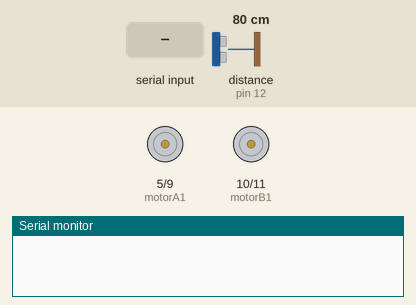
Simulated run of this sketch. Board: Arduino Uno, built with avr-gcc and run on an emulated ATmega328P. Parts: motor-driver pin pairs drawn as motors (green arrow = first pin HIGH = forward, orange = second pin HIGH = backward, longer = more drive), the last lines printed to the serial monitor. The inputs (shaded band) are chosen by the test bench; at power-on: distance to the obstacle (sensor on pin 12) 80 cm. The echo pulse lasts 58.3 µs per cm.

Above: at 1.2 s.
1.3 s: "F" received over Serial
At 2.3 s:
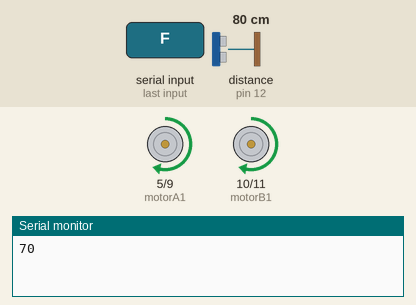
2.8 s: "B" received over Serial
At 3.4 s:
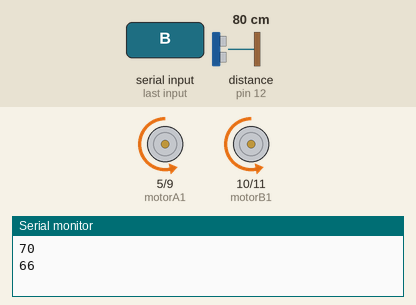
4.3 s: "R" received over Serial
At 5.5 s:
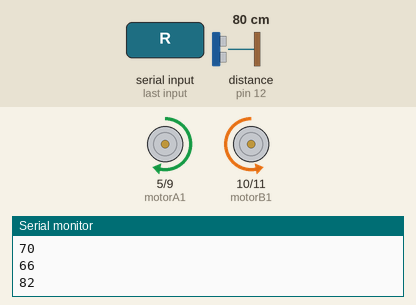
5.8 s: "L" received over Serial
At 6.9 s:
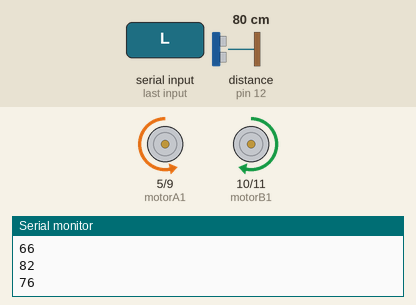
Timing chart, 0 to 8.3 s (numbered marks = the images above; inputs shaded):
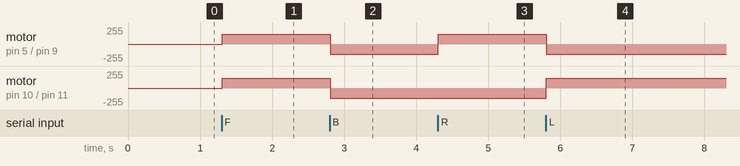

The sketch:

obstacle_avoidance.ino
```cpp
int motorA1 = 5; // Pin  2 of L293
int motorA2 = 9; // Pin  7 of L293
int motorB1 = 10; // Pin 10 of L293
int motorB2 = 11; // Pin 14 of L293
int vel = 150; // Speed Of Motors (0-255)
int state = '0'; // Initialise Motors
int distance_0;
int trigPin1 = 13;
int echoPin1 = 12;
int servposnum = 0;
int flag = 0;
long dist ;
long duration1 ;
void forward()
{
    analogWrite(motorA1, vel);
    analogWrite(motorA2, 0);
    analogWrite(motorB1, vel);
    analogWrite(motorB2, 0);
}
void backward ()
{
  analogWrite(motorA1, 0);
  analogWrite(motorA2, vel);
  analogWrite(motorB1, 0);
  analogWrite(motorB2, vel);
}

void Right () {
  analogWrite(motorA1, vel);
  analogWrite(motorA2, 0);
  analogWrite(motorB1, 0);
  analogWrite(motorB2, vel);
}
void Left () {
  analogWrite(motorA1, 0);
  analogWrite(motorA2, vel);
  analogWrite(motorB1, vel);
  analogWrite(motorB2, 0);
}
void Stop () {
  analogWrite(motorA1, 0);
  analogWrite(motorA2, 0);
  analogWrite(motorB1, 0);
  analogWrite(motorB2, 0);
}

 int obstacle()
 {
  digitalWrite(trigPin1, LOW);

  delayMicroseconds(5);
  digitalWrite(trigPin1, HIGH);

  delayMicroseconds(10);
  digitalWrite(trigPin1, LOW);

  pinMode(echoPin1, INPUT);

  duration1 = pulseIn(echoPin1, HIGH);
  dist  =(duration1 / 2) / 29.1;
   if ( dist < 30)
  { flag = 1;
  }
  else
  {
    flag=0;
  }
}
void avoid()
{ backward ();
  delay(200);
 while (flag==1)
{
  obstacle();
  Left();
  delay(50);
  }

}

void setup() {

Serial.begin(9600); // Initialize serial communication at 9600 bits per second
   // Set pins as outputs
pinMode(motorA1, OUTPUT);
pinMode(motorA2, OUTPUT);
pinMode(motorB1, OUTPUT);
pinMode(motorB2, OUTPUT);
pinMode(trigPin1, OUTPUT);
pinMode(echoPin1, INPUT);

}


void loop() {
  if (Serial.available() > 0)
  {
    obstacle ();
    state  = Serial.read(); // reading the data received from the bluetooth module
    if (state == 'F') {
      if (flag == 1)
        avoid();
      else
        forward();
      delay(10);
    }
    else if (state == 'B')
    {
      backward ();
      delay(10);
    }

    else if ( state == 'R')
    {
      Right();
       delay(10);
    }
    else if (state == 'L')
    {
      Left ();
       delay(10);
    }

    else if (state == 'S')
    {
      Stop ();
      delay(10);
    }

    Serial.println(state);
  }
}
```

Measured:
- after the input at 1.3 s, motor on pin 5 (motorA1) / pin 9 (motorA2), motor on pin 10 (motorB1) / pin 11 (motorB2): stopped → forward 150/255 at once
- after the input at 2.8 s, motor on pin 5 (motorA1) / pin 9 (motorA2), motor on pin 10 (motorB1) / pin 11 (motorB2): forward 150/255 → backward 150/255 at once
- after the input at 4.3 s, motor on pin 5 (motorA1) / pin 9 (motorA2): backward 150/255 → forward 150/255 at once
- after the input at 5.8 s, motor on pin 5 (motorA1) / pin 9 (motorA2): forward 150/255 → backward 150/255 at once; motor on pin 10 (motorB1) / pin 11 (motorB2): backward 150/255 → forward 150/255 at once
